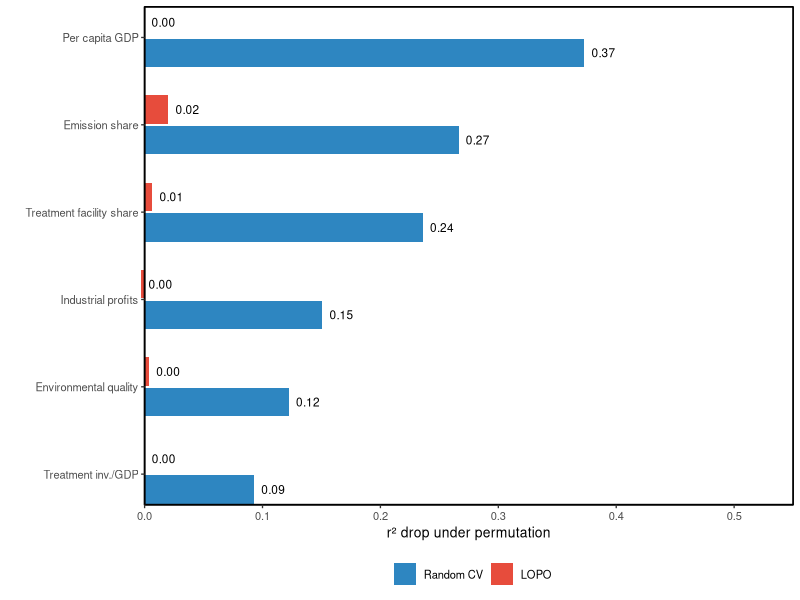

Source code (R):
# ============================================================================
# fig5_importance.R — Figure 3b: per-feature permutation importance under
# random cross-validation versus leave-one-province-out.
# ============================================================================
suppressMessages(library(ggplot2))
imp <- read.csv("results/tables/importance.csv")
feat_rcv <- subset(imp, type == "feature")
lopo <- read.csv("results/tables/importance_lopo.csv")
feat_lopo <- subset(lopo, type == "feature")

order_nm <- feat_rcv$name[order(feat_rcv$value)]
df <- rbind(
  data.frame(name = feat_rcv$name, value = feat_rcv$value, Design = "Random CV"),
  data.frame(name = feat_lopo$name, value = feat_lopo$value, Design = "LOPO")
)
df$name <- factor(df$name, levels = order_nm)
df$Design <- factor(df$Design, levels = c("Random CV", "LOPO"))

p <- ggplot(df, aes(value, name, fill = Design)) +
  geom_col(position = position_dodge(width = 0.7), width = 0.65) +
  # Round |value| < 0.005 to zero, so permutation drops that are numerically
  # zero are not printed as "-0.00"; negatives get a true minus sign.
  geom_text(aes(label = { v <- ifelse(abs(value) < 0.005, 0, value)
                         sub("^-", "\u2212", sprintf("%.2f", v)) }),
            position = position_dodge(width = 0.7), hjust = -0.3, size = 3.0) +
  scale_fill_manual(values = c("Random CV" = "#2E86C1", "LOPO" = "#E74C3C")) +
  coord_cartesian(xlim = c(0, 0.55), expand = FALSE, clip = "off") +
  theme_classic(base_size = 10) +
  theme(legend.position = "bottom", legend.key = element_blank(),
        panel.border = element_rect(fill = NA, color = "black", linewidth = 0.6)) +
  labs(x = "r\u00b2 drop under permutation", y = "", fill = "")
dir.create("results/figures", showWarnings = FALSE, recursive = TRUE)
ggsave("results/figures/fig5_importance.png", p, width = 5, height = 3.8, dpi = 300)
cat("fig5 saved\n")
